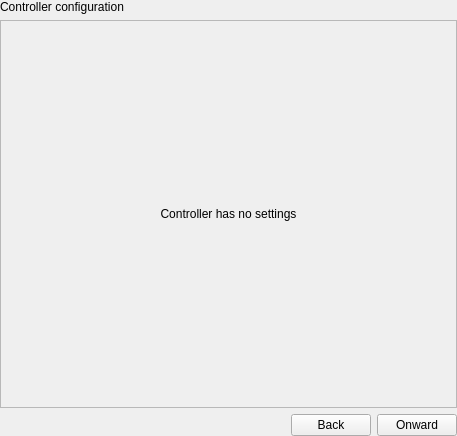
<?xml version="1.0" encoding="UTF-8"?>
<ui version="4.0">
 <class>HardwareWizard</class>
 <widget class="QWidget" name="HardwareWizard">
  <property name="geometry">
   <rect>
    <x>0</x>
    <y>0</y>
    <width>457</width>
    <height>436</height>
   </rect>
  </property>
  <property name="windowTitle">
   <string>Form</string>
  </property>
  <layout class="QVBoxLayout" name="verticalLayout">
   <property name="leftMargin">
    <number>0</number>
   </property>
   <property name="topMargin">
    <number>0</number>
   </property>
   <property name="rightMargin">
    <number>0</number>
   </property>
   <property name="bottomMargin">
    <number>0</number>
   </property>
   <item>
    <widget class="QStackedWidget" name="stackedWidget">
     <property name="currentIndex">
      <number>1</number>
     </property>
     <widget class="QWidget" name="pageController">
      <layout class="QGridLayout" name="gridLayout">
       <property name="leftMargin">
        <number>0</number>
       </property>
       <property name="topMargin">
        <number>0</number>
       </property>
       <property name="rightMargin">
        <number>0</number>
       </property>
       <property name="bottomMargin">
        <number>0</number>
       </property>
       <item row="0" column="0">
        <widget class="QLabel" name="label">
         <property name="text">
          <string>Select controller</string>
         </property>
        </widget>
       </item>
       <item row="1" column="0" colspan="2">
        <widget class="QListWidget" name="listWidgetController">
         <property name="alternatingRowColors">
          <bool>true</bool>
         </property>
         <property name="spacing">
          <number>0</number>
         </property>
         <property name="gridSize">
          <size>
           <width>32</width>
           <height>32</height>
          </size>
         </property>
        </widget>
       </item>
      </layout>
     </widget>
     <widget class="QWidget" name="pageControllerConfiguration">
      <layout class="QVBoxLayout" name="verticalLayout_2">
       <property name="leftMargin">
        <number>0</number>
       </property>
       <property name="topMargin">
        <number>0</number>
       </property>
       <property name="rightMargin">
        <number>0</number>
       </property>
       <property name="bottomMargin">
        <number>0</number>
       </property>
       <item>
        <widget class="QLabel" name="label_6">
         <property name="sizePolicy">
          <sizepolicy hsizetype="Minimum" vsizetype="Minimum">
           <horstretch>0</horstretch>
           <verstretch>0</verstretch>
          </sizepolicy>
         </property>
         <property name="text">
          <string>Controller configuration</string>
         </property>
        </widget>
       </item>
       <item>
        <widget class="QScrollArea" name="scrollAreaControllerConfiguration">
         <property name="horizontalScrollBarPolicy">
          <enum>Qt::ScrollBarPolicy::ScrollBarAlwaysOff</enum>
         </property>
         <property name="sizeAdjustPolicy">
          <enum>QAbstractScrollArea::SizeAdjustPolicy::AdjustToContents</enum>
         </property>
         <property name="widgetResizable">
          <bool>true</bool>
         </property>
         <widget class="QWidget" name="scrollAreaWidgetContents">
          <property name="geometry">
           <rect>
            <x>0</x>
            <y>0</y>
            <width>455</width>
            <height>378</height>
           </rect>
          </property>
          <property name="sizePolicy">
           <sizepolicy hsizetype="Minimum" vsizetype="Minimum">
            <horstretch>0</horstretch>
            <verstretch>0</verstretch>
           </sizepolicy>
          </property>
          <layout class="QGridLayout" name="gridLayout_3">
           <property name="leftMargin">
            <number>0</number>
           </property>
           <property name="topMargin">
            <number>0</number>
           </property>
           <property name="rightMargin">
            <number>0</number>
           </property>
           <property name="bottomMargin">
            <number>0</number>
           </property>
           <property name="spacing">
            <number>0</number>
           </property>
           <item row="0" column="0">
            <widget class="QLabel" name="labelControllerConfigPlaceholder">
             <property name="sizePolicy">
              <sizepolicy hsizetype="Minimum" vsizetype="Minimum">
               <horstretch>0</horstretch>
               <verstretch>0</verstretch>
              </sizepolicy>
             </property>
             <property name="text">
              <string>Controller has no settings</string>
             </property>
             <property name="alignment">
              <set>Qt::AlignmentFlag::AlignCenter</set>
             </property>
            </widget>
           </item>
          </layout>
         </widget>
        </widget>
       </item>
      </layout>
     </widget>
     <widget class="QWidget" name="pageMotorLobes">
      <layout class="QVBoxLayout" name="verticalLayout_4">
       <property name="leftMargin">
        <number>0</number>
       </property>
       <property name="topMargin">
        <number>0</number>
       </property>
       <property name="rightMargin">
        <number>0</number>
       </property>
       <property name="bottomMargin">
        <number>0</number>
       </property>
       <item>
        <layout class="QHBoxLayout" name="horizontalLayout_2">
         <item>
          <widget class="QLabel" name="label_7">
           <property name="sizePolicy">
            <sizepolicy hsizetype="Minimum" vsizetype="Minimum">
             <horstretch>0</horstretch>
             <verstretch>0</verstretch>
            </sizepolicy>
           </property>
           <property name="text">
            <string>Motor lobe management</string>
           </property>
          </widget>
         </item>
         <item>
          <widget class="QComboBox" name="comboBoxAddLobe">
           <item>
            <property name="text">
             <string>Add motor lobe...</string>
            </property>
           </item>
           <item>
            <property name="text">
             <string extracomment="Add support for a robot that moves on wheels like a car">Wheeled Motion</string>
            </property>
            <property name="icon">
             <iconset resource="../../libres/resources/icons.qrc">
              <normaloff>:/icons/wheels.svg</normaloff>:/icons/wheels.svg</iconset>
            </property>
           </item>
           <item>
            <property name="text">
             <string extracomment="Add support for a robot that moves on threads like a escavator">Tracked Motion</string>
            </property>
            <property name="icon">
             <iconset resource="../../libres/resources/icons.qrc">
              <normaloff>:/icons/threads.svg</normaloff>:/icons/threads.svg</iconset>
            </property>
           </item>
           <item>
            <property name="text">
             <string>Legged Motion</string>
            </property>
            <property name="icon">
             <iconset resource="../../libres/resources/icons.qrc">
              <normaloff>:/icons/hexapod.svg</normaloff>:/icons/hexapod.svg</iconset>
            </property>
           </item>
           <item>
            <property name="text">
             <string extracomment="Add support for a robot that moves by multiple rotors like a quad copter">Hovering Motion</string>
            </property>
            <property name="icon">
             <iconset resource="../../libres/resources/icons.qrc">
              <normaloff>:/icons/quadcopter.svg</normaloff>:/icons/quadcopter.svg</iconset>
            </property>
           </item>
          </widget>
         </item>
         <item>
          <spacer name="horizontalSpacer_2">
           <property name="orientation">
            <enum>Qt::Orientation::Horizontal</enum>
           </property>
           <property name="sizeHint" stdset="0">
            <size>
             <width>40</width>
             <height>20</height>
            </size>
           </property>
          </spacer>
         </item>
        </layout>
       </item>
       <item>
        <widget class="QWidget" name="widgetMotorLobeManager" native="true">
         <property name="sizePolicy">
          <sizepolicy hsizetype="Expanding" vsizetype="Expanding">
           <horstretch>0</horstretch>
           <verstretch>0</verstretch>
          </sizepolicy>
         </property>
        </widget>
       </item>
      </layout>
     </widget>
     <widget class="QWidget" name="pageInterfaceType">
      <layout class="QVBoxLayout" name="verticalLayout_3">
       <property name="leftMargin">
        <number>0</number>
       </property>
       <property name="topMargin">
        <number>0</number>
       </property>
       <property name="rightMargin">
        <number>0</number>
       </property>
       <property name="bottomMargin">
        <number>0</number>
       </property>
       <item>
        <widget class="QLabel" name="labelInterfaceType">
         <property name="text">
          <string>Select interface type</string>
         </property>
        </widget>
       </item>
       <item>
        <widget class="QListWidget" name="listWidgetInterfaceType">
         <property name="alternatingRowColors">
          <bool>true</bool>
         </property>
         <property name="spacing">
          <number>0</number>
         </property>
         <property name="gridSize">
          <size>
           <width>32</width>
           <height>32</height>
          </size>
         </property>
         <item>
          <property name="text">
           <string>Any Serial Port such as Real RS232, USB Serial or Bluetooth Serial.</string>
          </property>
          <property name="icon">
           <iconset resource="../../libres/resources/icons.qrc">
            <normaloff>:/icons/serial.svg</normaloff>:/icons/serial.svg</iconset>
          </property>
         </item>
        </widget>
       </item>
      </layout>
     </widget>
     <widget class="QWidget" name="pageSerialInterface">
      <layout class="QVBoxLayout" name="verticalLayout_5">
       <property name="leftMargin">
        <number>0</number>
       </property>
       <property name="topMargin">
        <number>0</number>
       </property>
       <property name="rightMargin">
        <number>0</number>
       </property>
       <property name="bottomMargin">
        <number>0</number>
       </property>
       <item>
        <widget class="QLabel" name="label_5">
         <property name="text">
          <string>Select serial interface. Inserted devices should show up instantly.</string>
         </property>
        </widget>
       </item>
       <item>
        <widget class="QListView" name="listViewSerialInterface">
         <property name="horizontalScrollBarPolicy">
          <enum>Qt::ScrollBarPolicy::ScrollBarAlwaysOff</enum>
         </property>
         <property name="editTriggers">
          <set>QAbstractItemView::EditTrigger::NoEditTriggers</set>
         </property>
         <property name="showDropIndicator" stdset="0">
          <bool>false</bool>
         </property>
         <property name="dragDropMode">
          <enum>QAbstractItemView::DragDropMode::DragOnly</enum>
         </property>
         <property name="alternatingRowColors">
          <bool>true</bool>
         </property>
         <property name="selectionBehavior">
          <enum>QAbstractItemView::SelectionBehavior::SelectRows</enum>
         </property>
         <property name="textElideMode">
          <enum>Qt::TextElideMode::ElideMiddle</enum>
         </property>
         <property name="movement">
          <enum>QListView::Movement::Snap</enum>
         </property>
        </widget>
       </item>
      </layout>
     </widget>
     <widget class="QWidget" name="pageProtocol">
      <layout class="QGridLayout" name="gridLayout_2">
       <property name="leftMargin">
        <number>0</number>
       </property>
       <property name="topMargin">
        <number>0</number>
       </property>
       <property name="rightMargin">
        <number>0</number>
       </property>
       <property name="bottomMargin">
        <number>0</number>
       </property>
       <item row="0" column="0">
        <widget class="QLabel" name="label_3">
         <property name="text">
          <string>Select protocol</string>
         </property>
        </widget>
       </item>
       <item row="1" column="0" colspan="2">
        <widget class="QListView" name="listViewTemplate">
         <property name="alternatingRowColors">
          <bool>true</bool>
         </property>
         <property name="spacing">
          <number>0</number>
         </property>
         <property name="gridSize">
          <size>
           <width>32</width>
           <height>32</height>
          </size>
         </property>
        </widget>
       </item>
      </layout>
     </widget>
     <widget class="QWidget" name="pageConfigureSerialInterface">
      <layout class="QVBoxLayout" name="verticalLayout_6">
       <property name="leftMargin">
        <number>0</number>
       </property>
       <property name="topMargin">
        <number>0</number>
       </property>
       <property name="rightMargin">
        <number>0</number>
       </property>
       <property name="bottomMargin">
        <number>0</number>
       </property>
       <item>
        <widget class="QLabel" name="label_4">
         <property name="text">
          <string>Configure serial interface</string>
         </property>
        </widget>
       </item>
      </layout>
     </widget>
     <widget class="QWidget" name="pagePoseMapping">
      <layout class="QVBoxLayout" name="verticalLayout_7">
       <property name="leftMargin">
        <number>0</number>
       </property>
       <property name="topMargin">
        <number>0</number>
       </property>
       <property name="rightMargin">
        <number>0</number>
       </property>
       <property name="bottomMargin">
        <number>0</number>
       </property>
       <item>
        <widget class="QLabel" name="label_2">
         <property name="text">
          <string>Select and map actuators</string>
         </property>
        </widget>
       </item>
       <item>
        <widget class="PoseMappingWidget" name="widgetPoseMapping" native="true">
         <property name="sizePolicy">
          <sizepolicy hsizetype="Minimum" vsizetype="Expanding">
           <horstretch>0</horstretch>
           <verstretch>0</verstretch>
          </sizepolicy>
         </property>
        </widget>
       </item>
      </layout>
     </widget>
    </widget>
   </item>
   <item>
    <layout class="QHBoxLayout" name="horizontalLayout">
     <item>
      <spacer name="horizontalSpacer">
       <property name="orientation">
        <enum>Qt::Orientation::Horizontal</enum>
       </property>
       <property name="sizeHint" stdset="0">
        <size>
         <width>40</width>
         <height>20</height>
        </size>
       </property>
      </spacer>
     </item>
     <item>
      <widget class="QPushButton" name="pushButtonBack">
       <property name="text">
        <string>Back</string>
       </property>
      </widget>
     </item>
     <item>
      <widget class="QPushButton" name="pushButtonOnward">
       <property name="text">
        <string>Onward</string>
       </property>
      </widget>
     </item>
    </layout>
   </item>
  </layout>
 </widget>
 <customwidgets>
  <customwidget>
   <class>PoseMappingWidget</class>
   <extends>QWidget</extends>
   <header location="global">pose/PoseMappingWidget.hpp</header>
   <container>1</container>
  </customwidget>
 </customwidgets>
 <resources>
  <include location="../../libres/resources/icons.qrc"/>
 </resources>
 <connections/>
</ui>
